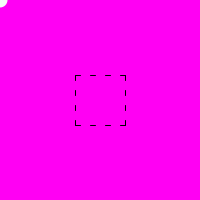
Frame 1 (no input)
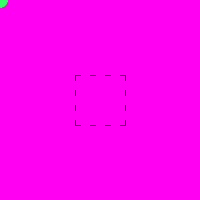
Frame 60 (the mouse pressed at the canvas centre just before this capture)
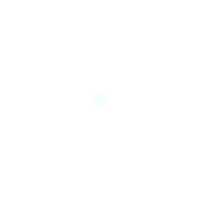
Frame 120 (the mouse held since frame 60 and released just before this capture)

The Processing sketch that drew these frames (run headless with seeded random() and noise(); from frame 60 on, the mouse is pressed at the canvas centre):

// Processing sketch: processing_97448
// ── processing_97448.pde

//Roberta
//Reforço 3
void setup()
{
  size(200, 200);
  background(255, 0, 243);
  line(75, 75, 80, 75);
  line(90, 75, 95, 75);
  line(105, 75, 110, 75);
  line(120, 75, 125, 75);


  line(75, 125, 80, 125);
  line(90, 125, 95, 125);
  line(105, 125, 110, 125);
  line(120, 125, 125, 125);


  line(75, 75, 75, 80);
  line(75, 90, 75, 95);
  line(75, 105, 75, 110);
  line(75, 120, 75, 125);


  line(125, 75, 125, 80);
  line(125, 90, 125, 95);
  line(125, 105, 125, 110);
  line(125, 120, 125, 125);
}
void draw()
{
  if (mouseX > 75 && mouseX < 125) {
    if (mouseY >75 && mouseY < 125) {
      fill(255);
      rect(0, 0, 200, 200);
    }
  }

  for ( int i=0; i<5; i++)
  {
    noStroke();
    ellipse(mouseX, mouseY, 15, 15);
    fill(50, 255, 100, i*i);
  }
}
